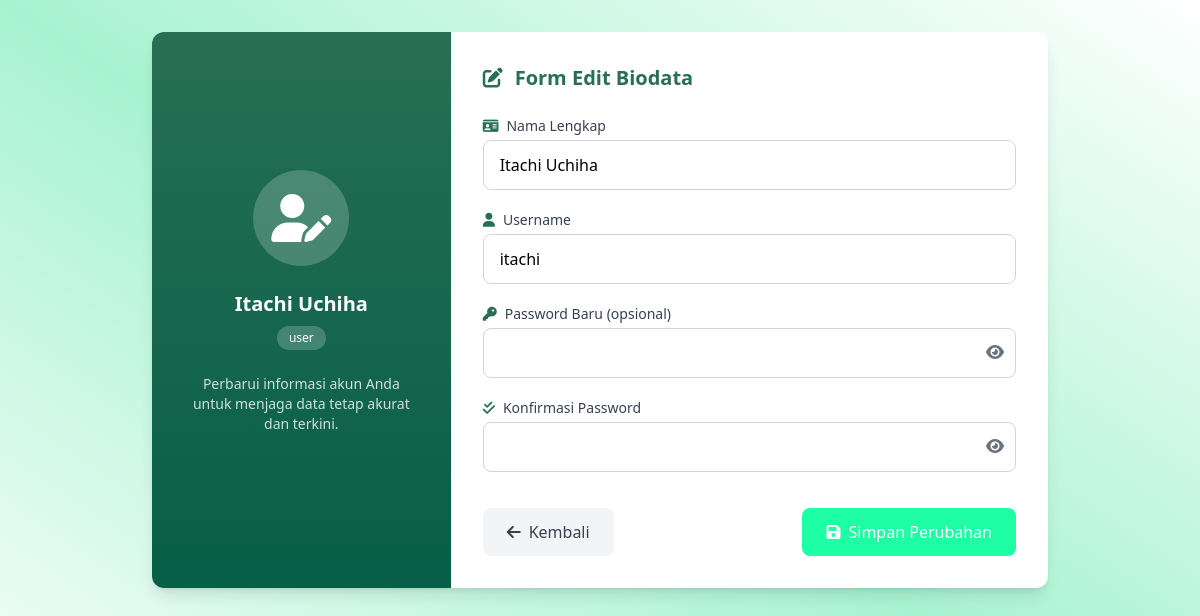
/Home/edit_biodata.php (signed in), run on an earlier commit of the app's database.
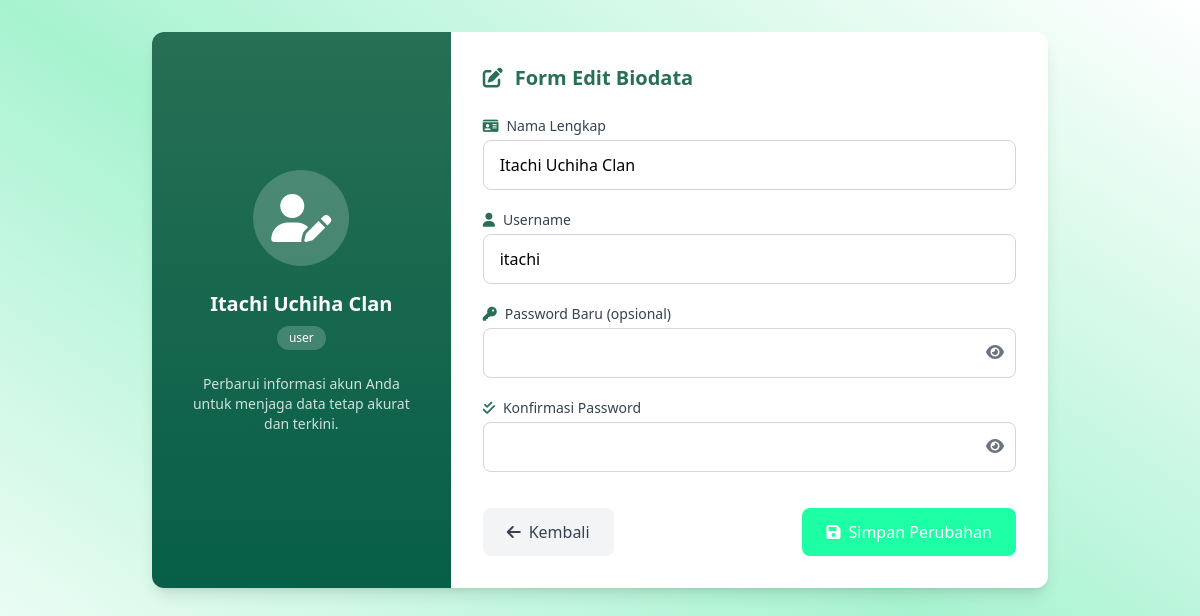
And on a later commit of the database.
### tables this page shows
CREATE TABLE `user` (
  `id_user` int NOT NULL,
  `nama` varchar(100) NOT NULL,
  `username` varchar(50) NOT NULL,
  `password` varchar(255) NOT NULL,
  `role` enum('admin','user') NOT NULL
);

### Home/edit_biodata.php (the view, shortened to what the changed rows need)
<?php
    include '../Auth/connect.php';
    $id_user = $_SESSION['id_user'];
    $sql = "SELECT nama, username, role FROM user WHERE id_user = ?";
    $stmt = $conn->prepare($sql);
    $stmt->bind_param("i", $id_user);
    $stmt->execute();
    $result = $stmt->get_result();
    $user = $result->fetch_assoc();
?>
<!DOCTYPE html>
<html lang="id">
    <head>
        <script src="https://cdn.tailwindcss.com"></script>
        <link rel="stylesheet" href="https://cdnjs.cloudflare.com/ajax/libs/font-awesome/6.4.2/css/all.min.css">
    </head>
    <body class="bg-gradient-to-tr from-white via-emerald-200 to-white min-h-screen flex flex-col">
        <main class="flex-grow container mx-auto px-4 py-8">
            <div class="bg-white rounded-xl shadow-lg w-full max-w-4xl mx-auto overflow-hidden">
                <div class="flex flex-col md:flex-row">
                    <div class="md:w-1/3 bg-gradient-to-b from-primary-dark to-emerald-800 text-white p-8 flex flex-col items-center justify-center">
                        <div class="w-24 h-24 rounded-full bg-white/20 flex items-center justify-center text-white mb-6">
                            <i class="fas fa-user-edit text-5xl"></i>
                        </div>
                        <h3 class="text-xl font-bold mb-2"><?= htmlspecialchars($user['nama']); ?></h3>
                        <span class="inline-flex items-center px-3 py-1 rounded-full text-xs font-medium bg-white/20 text-white mb-6">
                            <?= htmlspecialchars($user['role']); ?>
                        </span>
                        <p class="text-white/80 text-center text-sm mb-4">Perbarui informasi akun Anda untuk menjaga data tetap akurat dan terkini.</p>
                    </div>
                    <div class="md:w-2/3 p-8">
                        <h2 class="text-xl font-semibold text-primary-dark mb-6 flex items-center">
                            <i class="fas fa-pen-to-square mr-3"></i>
                            <span>Form Edit Biodata</span>
                        </h2>
                        <form method="POST" onsubmit="return validateForm();" class="space-y-5">
                            <div class="form-group">
                                <label class="block text-sm font-medium text-gray-700 mb-1">
                                    <i class="fas fa-id-card text-primary-dark mr-2"></i>Nama Lengkap
                                </label>
                                <input type="text" name="nama" required value="<?= htmlspecialchars($user['nama']); ?>"
                                    class="w-full border border-gray-300 px-4 py-3 rounded-lg focus:outline-none focus:ring-2 focus:ring-primary-dark focus:border-transparent transition">
                            </div>
                            <div class="form-group">
                                <label class="block text-sm font-medium text-gray-700 mb-1">
                                    <i class="fas fa-user text-primary-dark mr-2"></i>Username
                                </label>
                                <input type="text" name="username" required value="<?= htmlspecialchars($user['username']); ?>"
                                    class="w-full border border-gray-300 px-4 py-3 rounded-lg focus:outline-none focus:ring-2 focus:ring-primary-dark focus:border-transparent transition">
                            </div>
                        </form>
                    </div>
                </div>
            </div>
        </main>
    </body>
</html>

What changed in the data, as far as the page shows it:
changed user "user": nama "Itachi Uchiha" → "Itachi Uchiha Clan"
